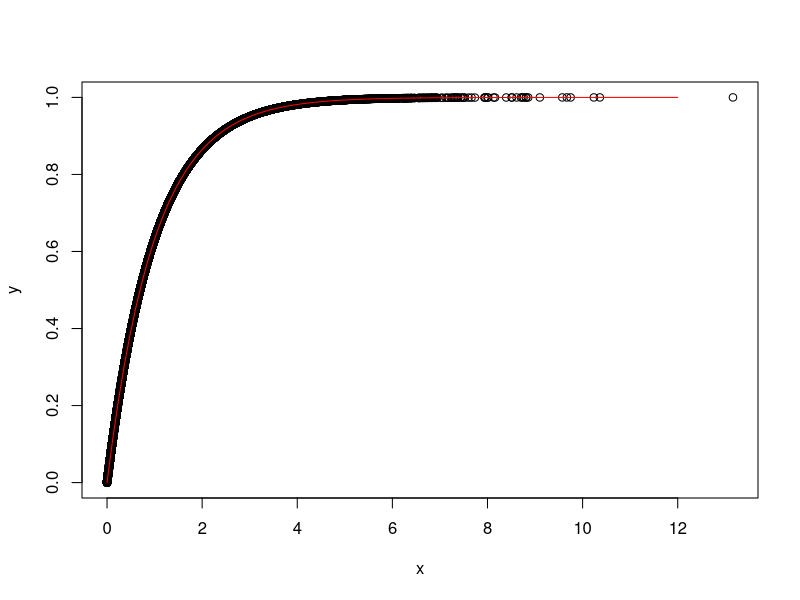

R code for this plot: (Note: this script raises an error after producing the figure.)
## ---- chunk 1
expdist <- function(rate, n) {
   u <- runif(n)
   x <-  -log( (1/rate)*( 1 - u))/rate
   list = list(x, u)
   return(list)
}

n <- 60000
lambda <- 1
outval <- expdist(lambda, n)
plot(outval[[1]], outval[[2]], xlab = "x", ylab = "y")
curve(pexp(x, rate = lambda), from=0, to=12, col='red', add = TRUE)
## ---- chunk 2
# for u < c/alpha
c <- function(alpha) {
  return(exp(1)*alpha/(exp(1)+alpha))
}

dist1 <- function(alpha, n) {
   u <- runif(n)
   x <- 1/alpha*log(u*alpha/c(alpha))
   list = list(x, u)
   return(list)
}


n <- 60000
alpha <- 0.5
outval1 <- dist1(alpha, n)
plot(outval1[[1]], outval1[[2]], xlab = "x", ylab = "y", xlim = c(0, c(alpha)/alpha))

dist2 <- function(alpha, n) {
  u <- runif(n)
  x <- -log(exp(-1)-u/c(alpha)+1/alpha)
  list = list(x, u)
  return(list)
}

outval2 <- dist2(alpha, n)
points(outval2[[1]], outval2[[2]], xlab = "x", ylab = "y", ylim = c(alpha)/alpha, 10)
